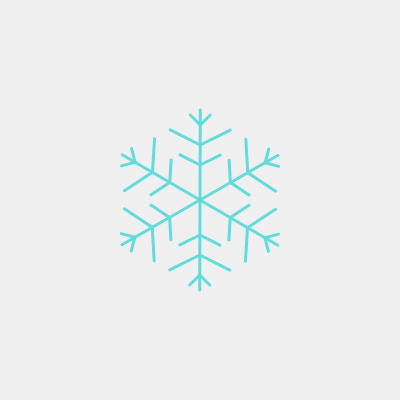
Frame 1 (no input)
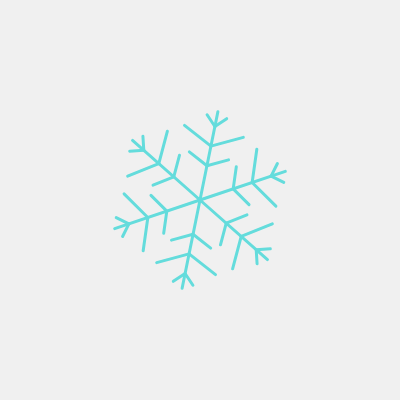
Frame 60 (no input)
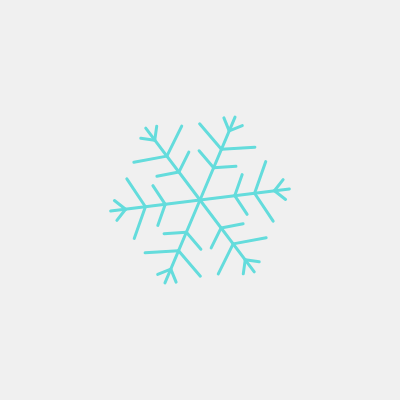
Frame 120 (the mouse pressed at the canvas centre since frame 60)

The p5.js sketch that drew these frames (run headless with seeded random() and noise() and a simulated clock; from frame 60 on, the mouse is pressed at the canvas centre):

// p5.js sketch
// ── sketch.js
let NUM = 6;
let ANGLE = 0;

function setup() {
  createCanvas(400, 400);
  strokeWeight(3);
  rectMode(CENTER);

  ANGLE = TWO_PI / NUM;
}

function draw() {
  background(240);

  push();
  translate(width / 2, width / 2);

  let sec = millis() / 1000;
  rotate(sec * 0.2);

  for (let i = 0; i < NUM; i++) {
    push();
    rotate(i * ANGLE);

    stroke(100, 220, 220);
    line(0, 0, 0, -90);

    line(0, 35, -20, 45);
    line(0, 35, 20, 45);

    line(0, 55, -30, 70);
    line(0, 55, 30, 70);

    line(0, 75, -10, 85);
    line(0, 75, 10, 85);

    pop();
  }
  pop();
}
